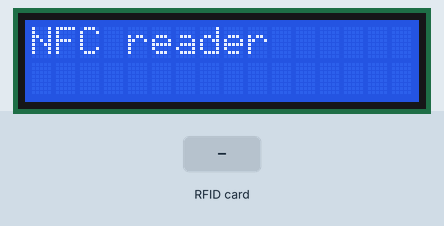
Recording of a sketch running on a simulated Arduino Uno, built with avr-gcc and run on an emulated ATmega328P. On the bench: 16×2 character LCD. Inputs (shaded band) come from the test bench. WiFi joins after 1.5 s; servers stay silent unless stated; uploads are accepted with an empty reply; what the sketch prints to the serial monitor is not drawn.

Above: at 0.1 s.
At 5.7 s:
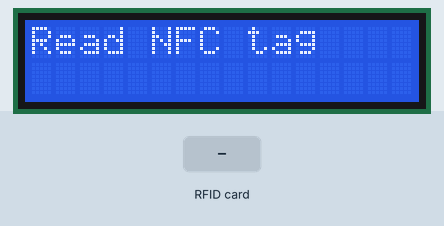
5.8 s: RFID card 5E 7A 19 C4 held to the reader
At 9.1 s:
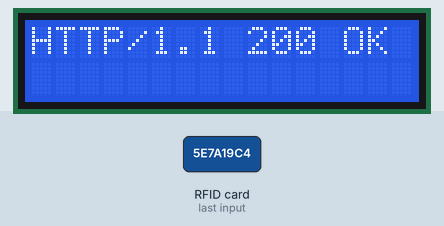
Timing chart, 0 to 10.6 s (numbered marks = the images above; inputs shaded):
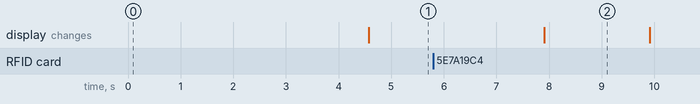

The sketch:

sketch_nfc_display.ino
```cpp
//display
#include <LiquidCrystal.h>
//nfc reader
#include <Wire.h>
#include <PN532_I2C.h>
#include <PN532.h>
#include <NfcAdapter.h>

//ethernet
#include <SPI.h>
#include <Ethernet.h>


  inline static void initSS()    { digitalWrite(2, HIGH); };
  inline static void setSS()     { digitalWrite(2, LOW); };
  inline static void resetSS()   { digitalWrite(2, HIGH); };

//display
LiquidCrystal  lcd (8,9,4,5,6,7);

//nfc reader
PN532_I2C pn532_i2c(Wire);
NfcAdapter nfc = NfcAdapter(pn532_i2c);

//ethernet
IPAddress server(192,168,0,103);  // numeric IP (no DNS)
//char server[] = "192.168.0.103:8000/check_tag/1";    // name address (using DNS)

// Enter a MAC address and IP address for your controller below.
// The IP address will be dependent on your local network:
byte mac[] = {
  0x00, 0xAA, 0xBB, 0xCC, 0xDE, 0x02
};
IPAddress ip(192, 168, 0, 102);
IPAddress myDns(192, 168, 0, 1);

// Initialize the Ethernet client library
// with the IP address and port of the server
// that you want to connect to (port 80 is default for HTTP):
EthernetClient client;


void setup() {
  //serial
   Serial.begin(9600);
       while (!Serial) {
    ; // wait for serial port to connect. Needed for native USB port only
  }
  //nfc
  nfc.begin();

  // LCD
  lcd.begin(16, 2);
  //optionally, now set up our application-specific display settings, overriding whatever the lcd did in lcd.init()
  //lcd.commandWrite(0x0F);//cursor on, display on, blink on.  (nasty!)
  lcd.clear();
  lcd.write("NFC reader");
  lcd.setCursor(0,2);
  lcd.write("            ");

  //ethernet
  delay(2000);
  // start the Ethernet connection and the server:
  if (Ethernet.begin(mac) == 0) {
    Serial.println("Failed to configure Ethernet using DHCP");
    // Check for Ethernet hardware present
    while (Ethernet.hardwareStatus() == EthernetNoHardware) {
      Serial.println("Ethernet shield was not found.  Sorry, can't run without hardware. :(");
      Serial.println("try check conection after 1 sec...");
      delay(1000); // do nothing, no point running without Ethernet hardware
    }
    if (Ethernet.linkStatus() == LinkOFF) {
      Serial.println("Ethernet cable is not connected.");
    }
    // try to congifure using IP address instead of DHCP:
    Ethernet.begin(mac, ip, myDns);
  } else {
    Serial.print("  DHCP assigned IP ");
    Serial.println(Ethernet.localIP());
  }
  Serial.print("setup end");

   delay(1000);
  /*
  // give the Ethernet shield a second to initialize:
  delay(1000);
  Serial.print("connecting to ");
  Serial.print(server);
  Serial.println("...");

  // if you get a connection, report back via serial:
  if (client.connect(server,8000)) {
    Serial.print("connected to ");
    Serial.println(client.remoteIP());
    // Make a HTTP request:
    client.println("GET /check_tag/1 HTTP/1.1");
    client.println("Host: www.google.com");
    client.println("Connection: close");
    client.println();
  } else {
    // if you didn't get a connection to the server:
    Serial.println("connection failed");
  }*/
}

void loop() {
  Serial.println("try read tag");
  lcd.clear();
  lcd.write("Read NFC tag");

  if (nfc.tagPresent())
  {
     NfcTag tag = nfc.read();
     String tagID= tag.getUidString();
     tagID.replace(" ","");
     Serial.write("tag id: ");

         char copy[8];
        tagID.toCharArray(copy,12);
     Serial.println(copy);

      // if you get a connection, report back via serial:
      //send request
  if (client.connect(server,8000)) {
    Serial.println("send req");

    // Make a HTTP request:
    client.println("GET /check_tag/"+ tagID +" HTTP/1.1");
    client.println("Host: www.google.com");
    client.println("Connection: close");
    client.println();
  } else {
    // if you didn't get a connection to the server:
    Serial.println("connection failed");
      lcd.clear();
      lcd.write("con error");
  }
  //get response
  bool isConnnectionError = false;
  while(client.connected()){
    if (client.available() > 0) {
      String rS = client.readString();
      int indexS = rS.indexOf("@");
      int lIndexS = rS.lastIndexOf("@");
      String res = rS.substring(indexS+1, lIndexS);
      char copy[20];
      res.toCharArray(copy,20);
      Serial.write("copy");
      Serial.write(copy);
      lcd.clear();
      lcd.write(copy);
      }
      else{
        delay(1);
      }
      /*else{
      lcd.clear();
      lcd.write("con error");
      }*/
  }
  if(!client.connected()){
     client.stop();
  }
  }


          /*lcd.setCursor(0,2);  //line=2, x=0*/
        //print to display
     /*  char copy[8];
        s.toCharArray(copy,12);
        lcd.write(copy);
*/
 delay(2000);
}
```

Measured:
- after the input at 5.8 s, the display: changes after 2.1 s (image 2)
